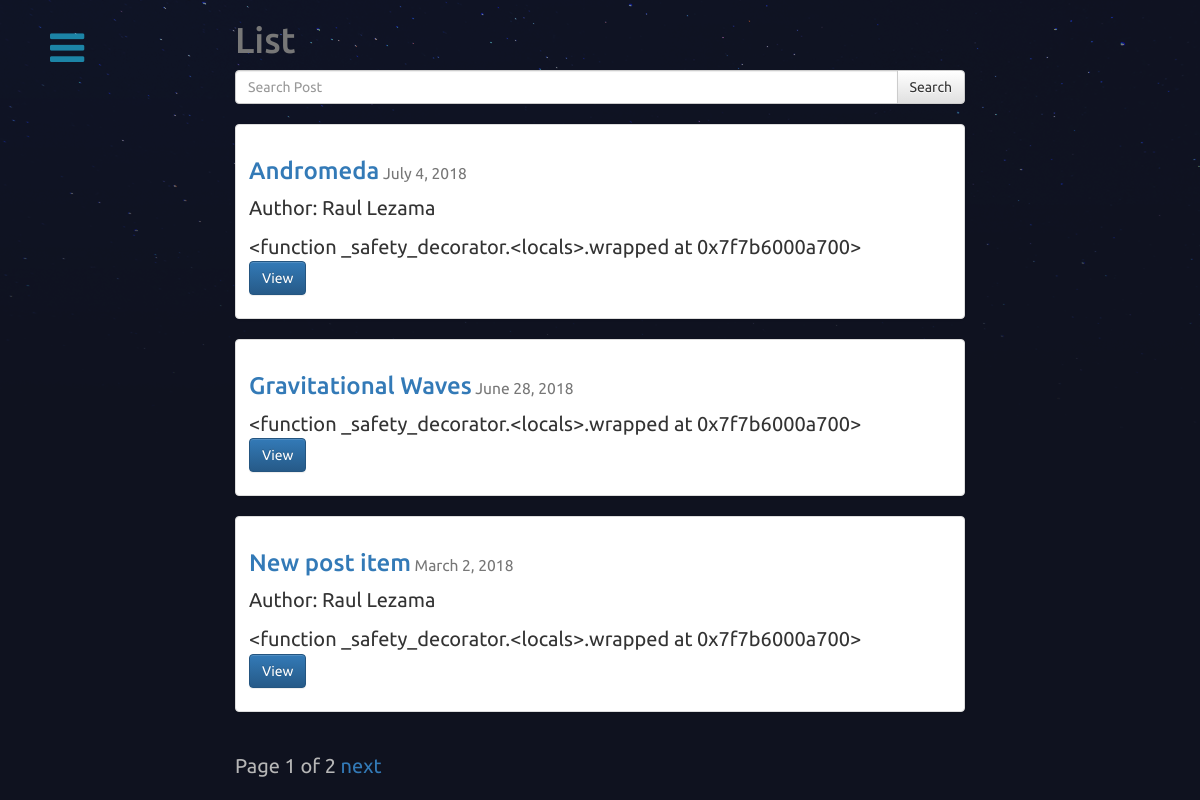
The page / on the database its author committed.
### posts/models.py (models this page shows, shortened)
class Post(models.Model):
    user = models.ForeignKey(settings.AUTH_USER_MODEL, default=1)
    title = models.CharField(max_length=120)
    slug = models.SlugField(unique=True)
    image = models.ImageField(upload_to=upload_location, #Use FileField for test or install Pillow from the beginning for ImageField
            null=True,
            blank=True,
            width_field ="width_field",
            height_field ="height_field") #Shows in the admin the height and width of the uploaded picture / It does not work with FileField
    height_field = models.IntegerField(default=0)
    width_field = models.IntegerField(default=0)
    content = models.TextField()
    draft = models.BooleanField(default= False)
    publish = models.DateField(auto_now=False, auto_now_add=False)
    read_time = models.IntegerField(default=0)#models.TimeField(null=True, blank=True)
    updated = models.DateTimeField(auto_now= True, auto_now_add = False)
    timestamp = models.DateTimeField(auto_now = False, auto_now_add=True)
    references = models.CharField(max_length = 300, blank=True, null=True)
    objects = PostManager() #Asigning a value of the new .all() parameter
    def get_absolute_url(self):
        return reverse("posts:detail", kwargs={"slug":self.slug})
    class Meta:
        ordering = ["-timestamp", "-updated"] #or by ID
    def get_markdown(self):
        content = self.content
        return mark_safe(markdown(content))

### posts/views.py (the view, shortened to what this page needs)
# urls.py: url(r'^$', views.post_list, name="list"),
def post_list(request):
    today = timezone.now().date()
    queryset_list = Post.objects.active() #.order_by("-timestamp")
    if request.user.is_staff or request.user.is_superuser:
        queryset_list = Post.objects.all()
    query = request.GET.get("q") #name of the input for the query search
    paginator = Paginator(queryset_list,3) # Show 25 contacts per page
    page_request_var = "page"
    page = request.GET.get(page_request_var)
    try:
        queryset = paginator.page(page)
    except PageNotAnInteger:
        queryset = paginator.page(1)
    except EmptyPage:
        queryset = paginator.page(paginator.num_pages)
    context = {
            "object_list": queryset,
            "title":"List",
            "page_request_var":page_request_var,
            "today":today,
        }
    return render(request, "post_list.html",context)

### posts/models.py (called while the page is built)
    def active(self, *args, **kwargs):
        return super(PostManager, self).filter(draft=False).filter(publish__lte=timezone.now())

### templates/post_list.html (shortened to what this page needs)
{% extends "base.html" %}
{% block content %}
    <div class="col-lg-8 col-lg-offset-2 col-md-12 col-sm-12 col-xs-12">
        <h1> {{ title }}</h1>
        <form action="" method="GET">
            <div class="input-group">
                <input class="form-control" type="text" name="q" placeholder="Search Post" value="{{ request.GET.q }}">
                <span class="input-group-btn">
                    <input class= 'btn btn-default' type="submit" value="Search">
                </span>
            </div>
        </form>
    {% for object in object_list  %}
<div class="row">
  <div class="col-sm-12 col-xs-12">
    <div class="thumbnail">
      <div class="caption post-detail-item">
        <h3><a href='{{ object.get_absolute_url }}'>{{ object.title }}</a><small> {{ object.publish }}</small></h3>
        {% if object.user.get_full_name %}
            <p>Author: {{ object.user.get_full_name}}</p>
        {% endif %}
        {{ object.get_markdown|truncatechars_html:130 }} <br/>
        <p><a href="{{ object.get_absolute_url }}" class="btn btn-primary" role="button">View</a> </p>
      </div>
    </div>
  </div>
  </div>
    {% endfor %}
    <div class="pagination">
    <span class="step-links">
        <span class="current">
            Page {{ object_list.number }} of {{ object_list.paginator.num_pages }}
        </span>
        {% if object_list.has_next %}
            <a href="?{{ page_request_var }}={{ object_list.next_page_number }}{% if request.GET.q %}& q= {{ request.GET.q }}{% endif %}">next</a>
        {% endif %}
    </span>
</div>
    </div>
        {% endblock content %}

### static/css/base.css (style rules this page uses)
h1 { color:#777777; }
body { background-color: #0f121f; background-image: url(/static/stars.png); background-attachment: fixed; background-repeat: no-repeat; background-size: 100%; text-align: justify; color: #b6b6b6; font-size: 2em; overflow-x: hidden; margin:0; padding:0; }
body * { font-family: Ubuntu; }

### rows shown on the page
Post: title "Andromeda", publish "July 4, 2018", user.get_full_name "Raul Lezama", get_markdown "<function _safety_decorator.<locals>.wrapped at 0x7f7b6000a700>"
Post: title "Gravitational Waves", publish "June 28, 2018", get_markdown "<function _safety_decorator.<locals>.wrapped at 0x7f7b6000a700>"
Post: title "New post item", publish "March 2, 2018", user.get_full_name "Raul Lezama", get_markdown "<function _safety_decorator.<locals>.wrapped at 0x7f7b6000a700>"

### other values the page prints
{{ title }} "List"
{{ object_list.number }} "1"
{{ object_list.paginator.num_pages }} "2"
